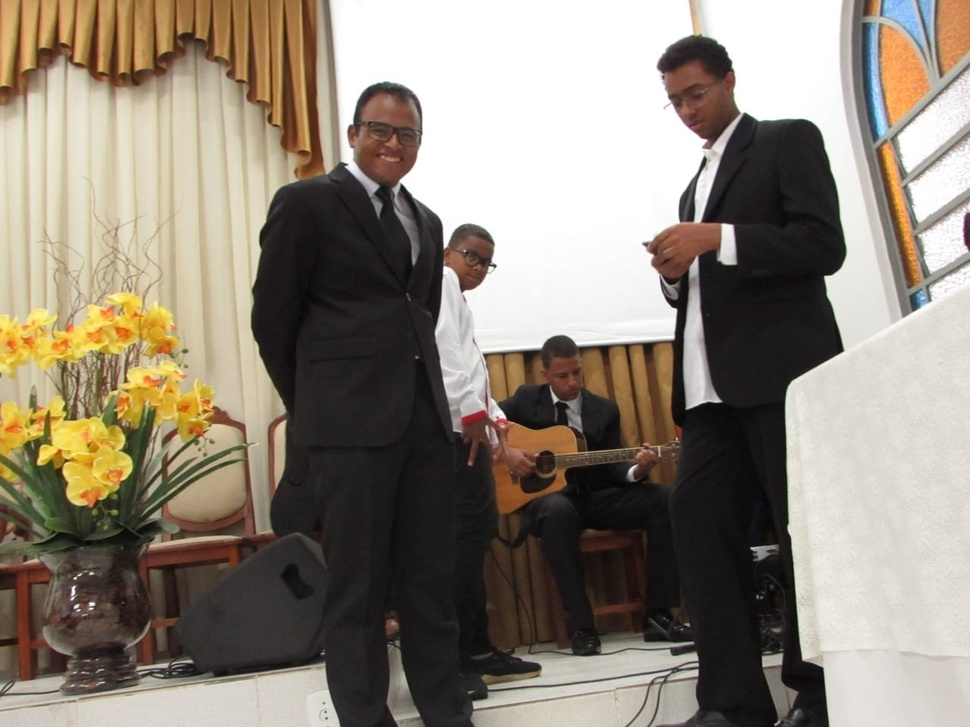
%> input picture IPI/Meus codigos/foto.jpg, 970 x 727 px, shrunk from 1280 x 960 before the run
$ octave Histograma.m   (GNU Octave 9; MATLAB toolbox functions it lacks are replaced by stand-ins)
%> lines starting %> are read from the running program, lines starting %| are printed output that depends on the picture; long printed decimals are rounded
close all
clear all
clc
pkg load image

img = imread('foto.jpg');
%> img is the input picture: size 727x970x3 uint8; mean R, G, B 142.9, 133.4, 120.8
min = min(img(:));
%> min = 0
max = max(img(:));
%> max = 255
a = max - min;
%> a = 255
M = mean2(img(:));
%> M = 132.4
d = std2(img(:));
%> d = 64.13

printf('Min: %f\n', min);
%| Min: 0
printf('Max: %f\n', max);
%| Max: 255.000
printf('Med: %f\n', M);
%| Med: 132.356
printf('apmpli: %f\n', a);
%| apmpli: 255.000
printf('desvio: %f\n', d);
%| desvio: 64.132

x = double(img);
y = 255 * (x-(132-130)) / ((132+130) - (132-130));
y = uint8(y);
%> y: size 727x970x3 uint8

figure, imshow(img);
figure, imhist(img);
%> after `imhist(img)`:
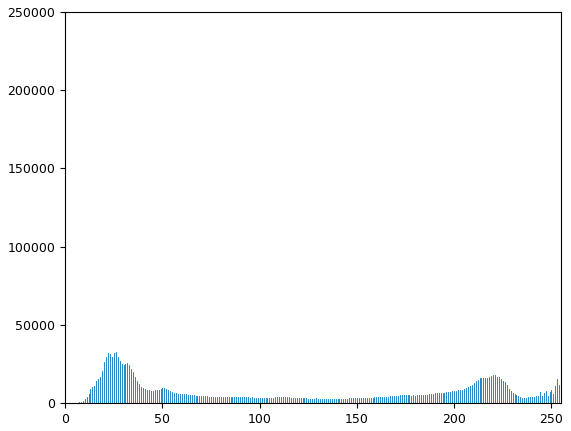
%> figure redrawn from the program's plot data; highest point at x = 255, y = 228295
figure, imshow(y);
figure, imhist(y);

$ run again, with IPI/Meus codigos/img.jpeg copied over IPI/Meus codigos/foto.jpg
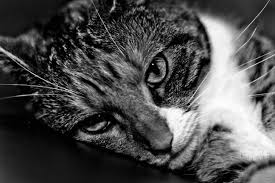
%> input picture IPI/Meus codigos/img.jpeg, 275 x 183 px
%> img is the input picture: size 183x275x3 uint8; min 0, max 255, mean 76.6
%> min = 0
%> max = 255
%> M = 76.62
%> d = 57.67
%| Min: 0
%| Max: 255.000
%| Med: 76.618
%| apmpli: 255.000
%| desvio: 57.665
%> `imhist(img)`:
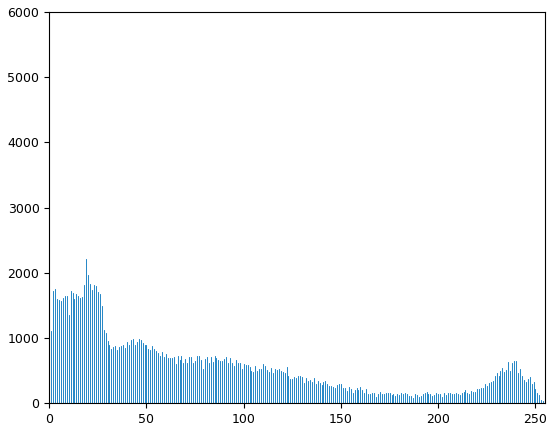
%> figure redrawn from the program's plot data; highest point at x = 0, y = 5973
%> `imhist(y)`:
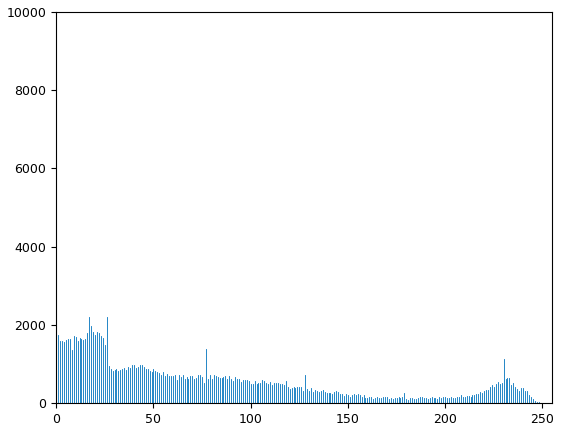
%> figure redrawn from the program's plot data; highest point at x = 0, y = 8796
